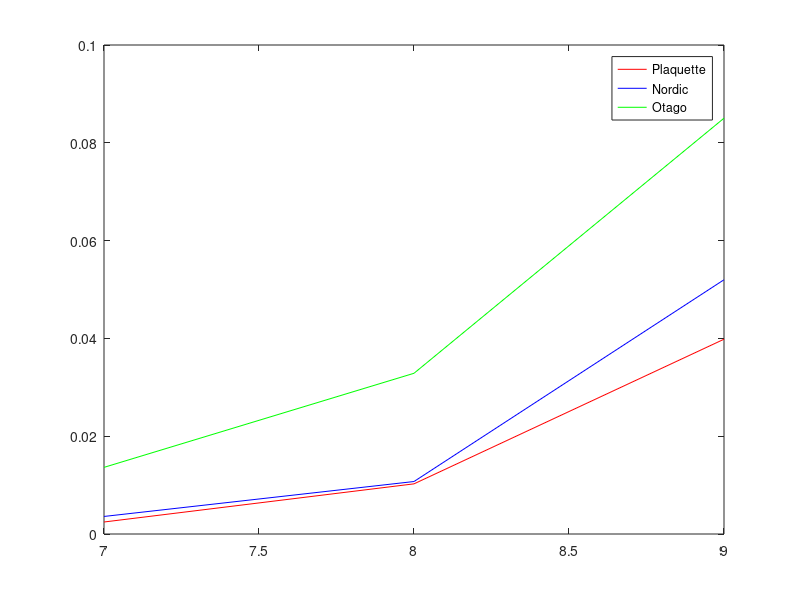

Source code (MATLAB):
% Times plotting

Grid_128 = load('Data/Times_Grid_128');
Grid_256 = load('Data/Times_Grid_256');
Grid_512 = load('Data/Times_Grid_512');

xx = [128,256,512];

y128 = Grid_128.Counting_Time;
y256 = Grid_256.Counting_Time;
y512 = Grid_512.Counting_Time;

Plaquette_time = [y128(1),y256(1),y512(1)];
Nordic_time = [y128(2),y256(2),y512(2)];
Otago_time = [y128(3),y256(3),y512(3)];

plot(log2(xx),Plaquette_time,'r',log2(xx),Nordic_time,'b',log2(xx),Otago_time,'g')
legend('Plaquette','Nordic','Otago')